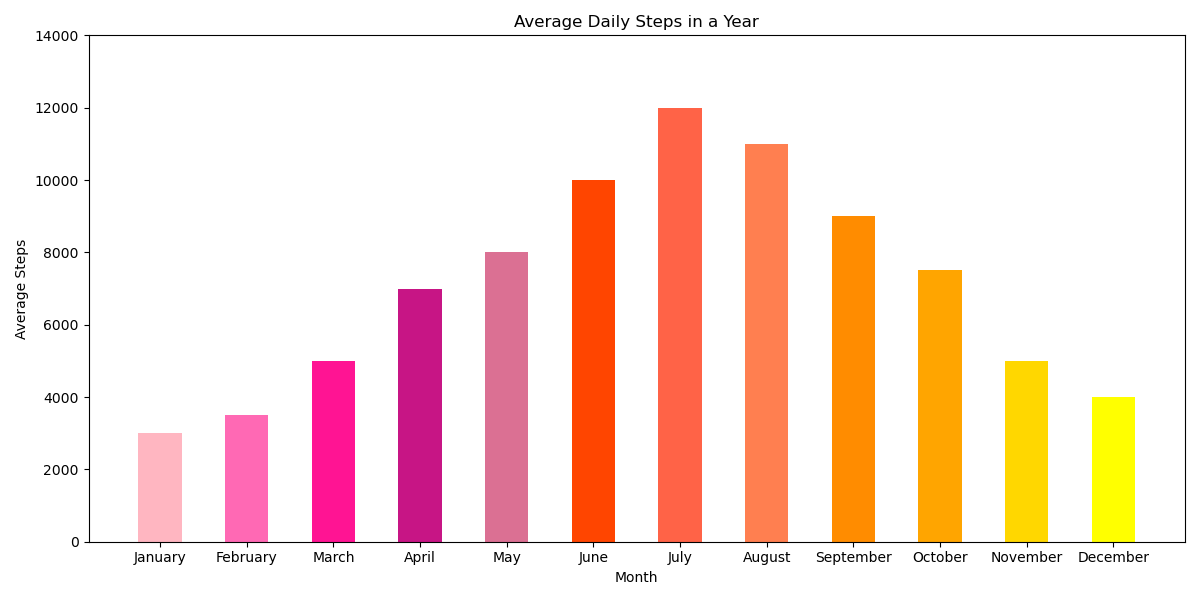

Here is the Python script that generated this plot:

import matplotlib.pyplot as plt

months = ['January', 'February', 'March', 'April', 'May', 'June', 'July', 'August', 'September', 'October', 'November', 'December']
steps = [3000, 3500, 5000, 7000, 8000, 10000, 12000, 11000, 9000, 7500, 5000, 4000]

colors = ['#FFB6C1', '#FF69B4', '#FF1493', '#C71585', '#DB7093', '#FF4500', '#FF6347', '#FF7F50', '#FF8C00', '#FFA500', '#FFD700', '#FFFF00']

plt.figure(figsize=(12, 6))
bar_width = 0.5
plt.bar(months, steps, color=colors, width=bar_width)

plt.title('Average Daily Steps in a Year')
plt.ylabel('Average Steps')
plt.xlabel('Month')

plt.ylim([0, max(steps) + 2000])

plt.tight_layout()
plt.show()
